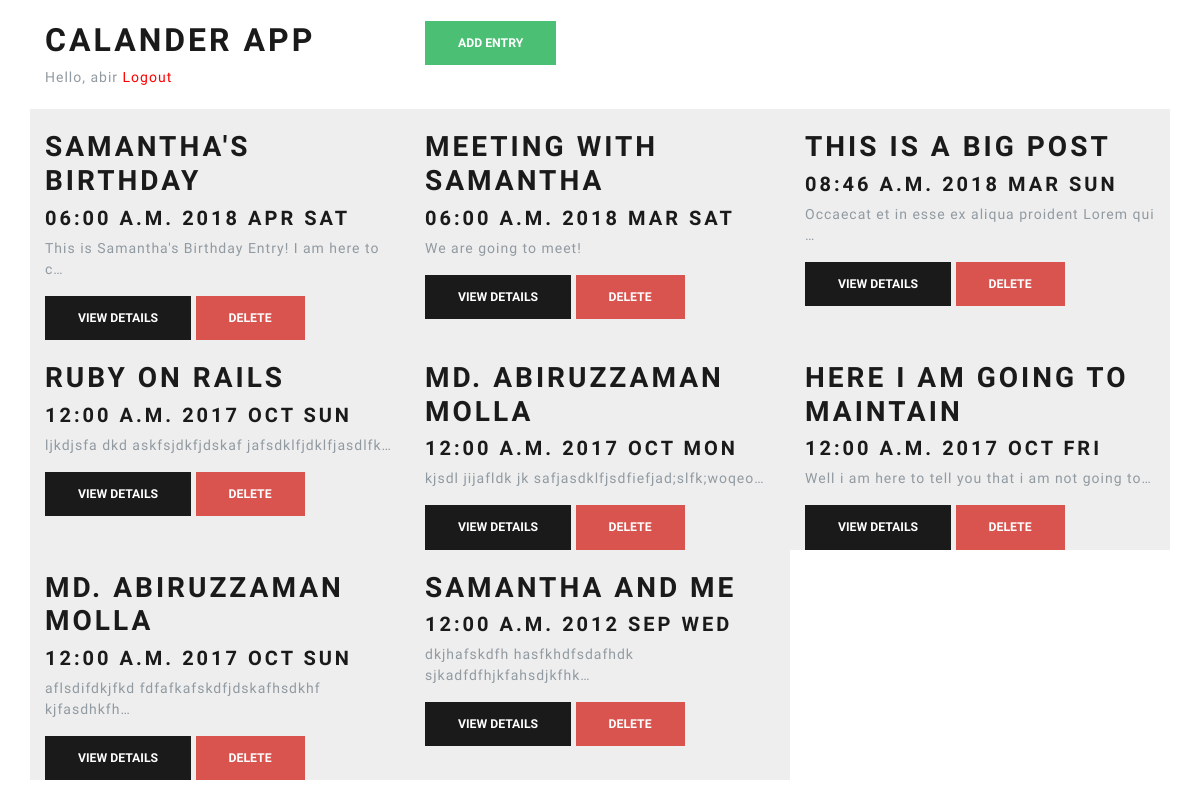
The page /calander (signed in) on the database its author committed.
### myapp/models.py (models this page shows, shortened)
class Enrty(models.Model):
    name = models.CharField(max_length=100)
    author = models.ForeignKey(User, on_delete=models.CASCADE)
    date = models.DateTimeField()
    description = models.TextField()
    created = models.DateTimeField(auto_now_add=True)

### myapp/views.py (the view)
# urls.py: path('calander', views.calander, name='calander'),
@login_required
def calander(request):
    entries = Enrty.objects.filter(author=request.user)
    return render(request, 'myapp/calander.html', {'entries': entries})

### myapp/templates/myapp/calander.html
{% extends 'myapp/base.html' %} {% block content %}
<div class="container">
  <br>
  <div class="row">
    <div class="col-lg-4">
      <h1>Calander App</h1>
      {% if request.user.is_authenticated %}
      <span>Hello, {{ request.user.username }}</span>
      <a href="/logout" style="color:red;">Logout</a>
      {% endif %}
    </div>
    <div class="col-lg-8">
      <button onclick="window.location='{% url 'add' %}'" class="btn btn-success">Add Entry</button>
    </div>
  </div>
  <br>
  <div class="row">
    {% for entry in entries %} {% include 'myapp/_calander_entry.html' %} {% endfor%}
  </div>
</div>
{% endblock %}

### myapp/templates/myapp/_calander_entry.html
<div class="calander_entry col-lg-4">
  <br>
  <h2>
    {{ entry.name }}
  </h2>
  <h4>{{ entry.date|date:"h:i a Y M D" }}</h4>
  <p>
    {{ entry.description|truncatechars:50 }}
  </p>
  <button onclick="window.location='{% url 'details' pk=entry.id %}'" class="btn btn-primary">View Details</button>
  <button data-id="{{ entry.id }}" onclick="deleteCalanderEntry(this)" class="btn btn-danger">Delete</button>
</div>

### myapp/static/myapp/css/style.css (style rules this page uses)
.calander_entry { background-color: #eee; }
body, html { width: 100%; display: grid; }

### rows shown on the page
Enrty: name "SAMANTHA'S BIRTHDAY", date "06:00 A.M. 2018 APR SAT", description "This is Samantha's Birthday Entry! I am here to c…"
Enrty: name "MEETING WITH SAMANTHA", date "06:00 A.M. 2018 MAR SAT", description "We are going to meet!"
Enrty: name "THIS IS A BIG POST", date "08:46 A.M. 2018 MAR SUN", description "Occaecat et in esse ex aliqua proident Lorem qui …"
Enrty: name "RUBY ON RAILS", date "12:00 A.M. 2017 OCT SUN", description "ljkdjsfa dkd askfsjdkfjdskaf jafsdklfjdklfjasdlfk…"
Enrty: name "MD. ABIRUZZAMAN MOLLA", date "12:00 A.M. 2017 OCT MON", description "kjsdl jijafldk jk safjasdklfjsdfiefjad;slfk;woqeo…"
Enrty: name "HERE I AM GOING TO MAINTAIN", date "12:00 A.M. 2017 OCT FRI", description "Well i am here to tell you that i am not going to…"
Enrty: name "MD. ABIRUZZAMAN MOLLA", date "12:00 A.M. 2017 OCT SUN", description "aflsdifdkjfkd fdfafkafskdfjdskafhsdkhf kjfasdhkfh…"
Enrty: name "SAMANTHA AND ME", date "12:00 A.M. 2012 SEP WED", description "dkjhafskdfh hasfkhdfsdafhdk sjkadfdfhjkfahsdjkfhk…"

### other values the page prints
{{ request.user.username }} "abir"
